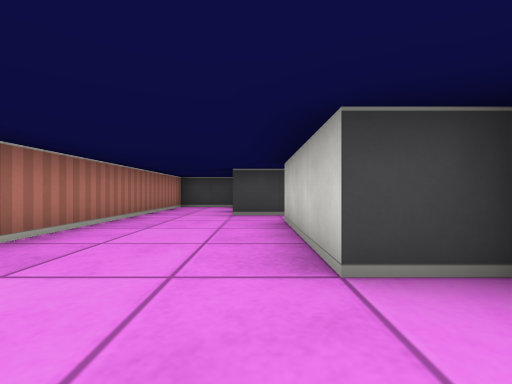
[1] (above)

19 first-person views from a walk through a cub3D maze. The camera is about half as high as the walls, looks level and sees 90° across. The floor is counted in squares. Each view is taken from the middle of a square. On the plan, view 1 faces up. The plan holds only what a view shows up to about 9 squares ahead; the rest is blank.

[2]
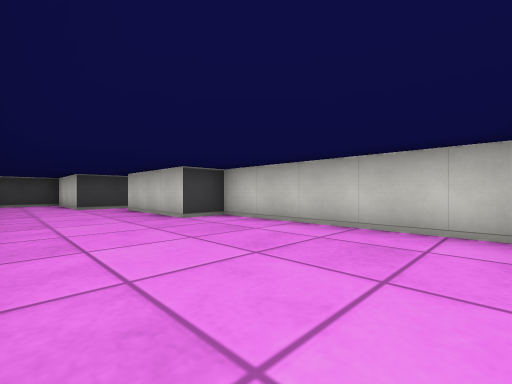

[3]
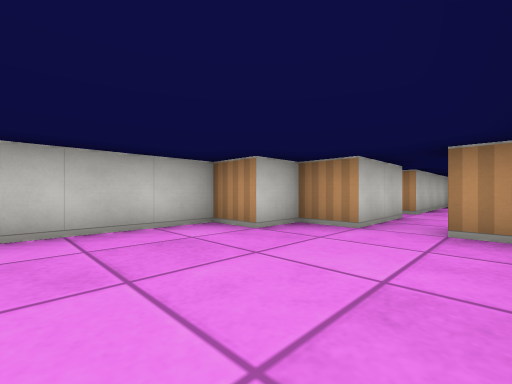

[4]
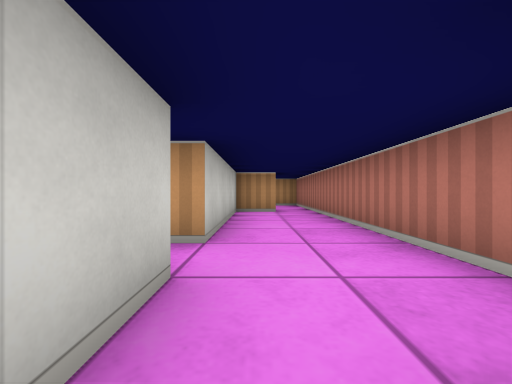

[5]
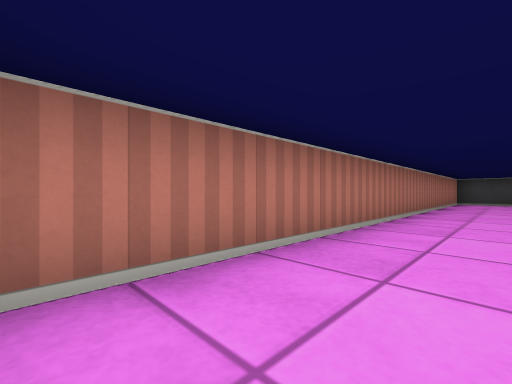

[6]
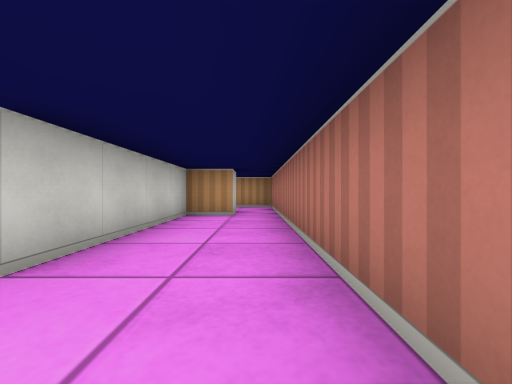

[7]
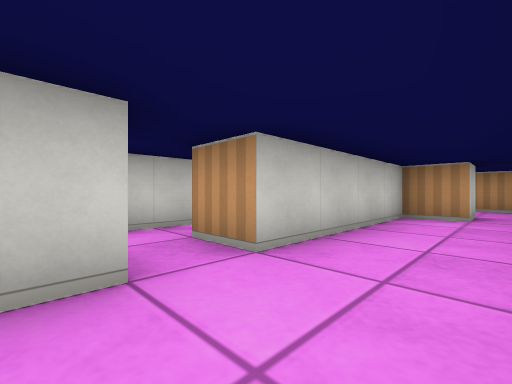

[8]
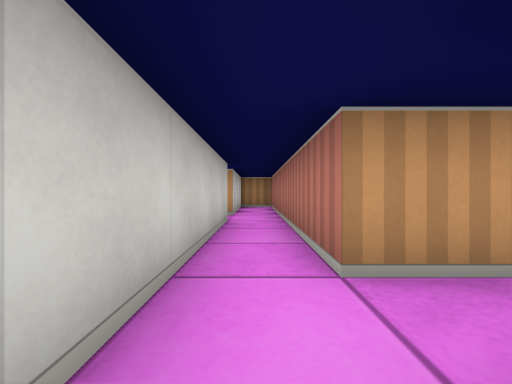

[9]
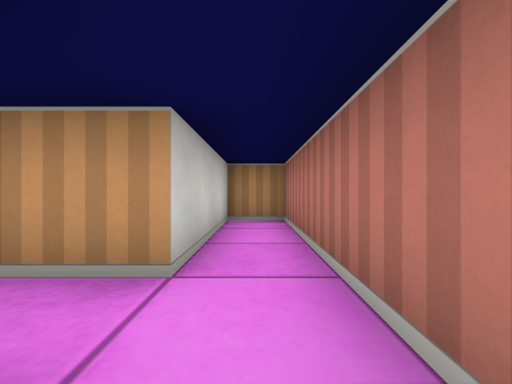

[10]
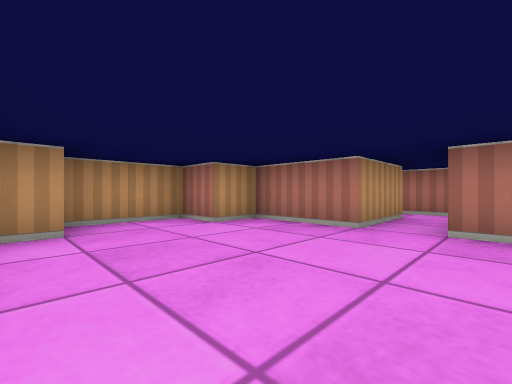

[11]
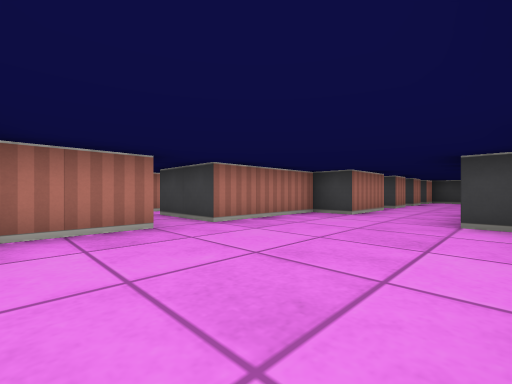

[12]
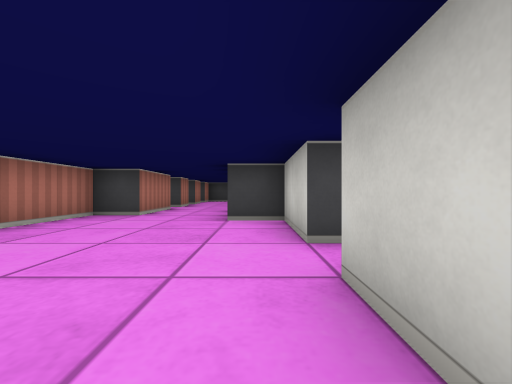

[13]
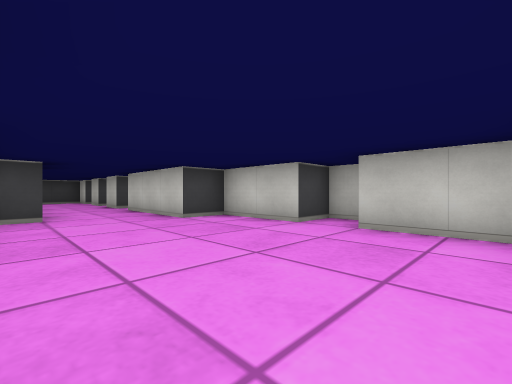

[14]
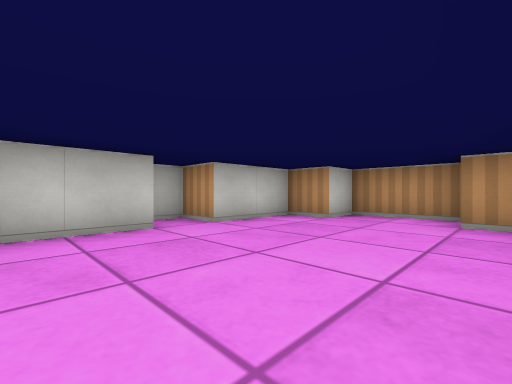

[15]
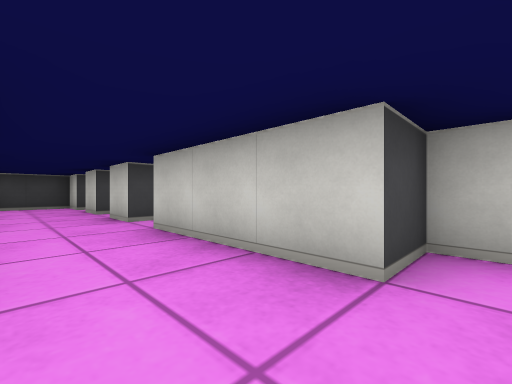

[16]
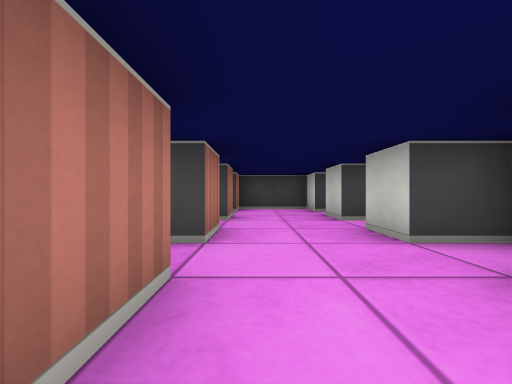

[17]
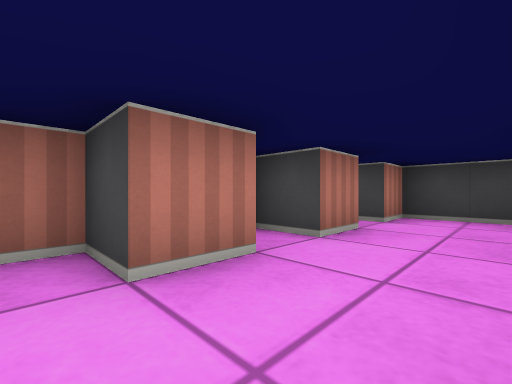

[18]
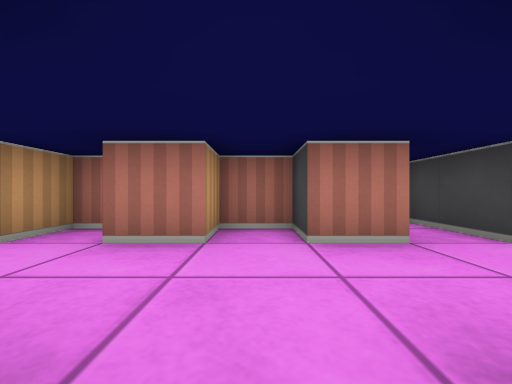

[19]
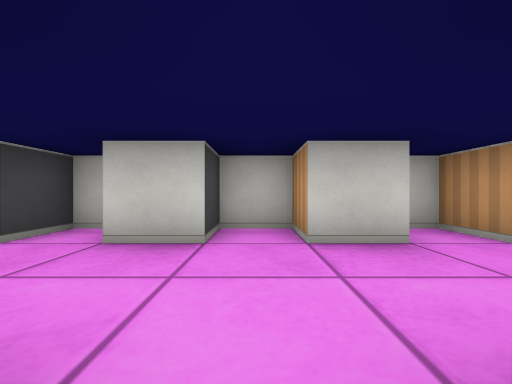

### Floor plan
Points are (right, up) in squares from view 1. A wall is a line through its corners. A room is listed if a view was taken in it or the views show most of it. See-through windows are left out.
Room 1 (views 1, 2, 3, 5)
walls: (0.9, 5.5) (-0.5, 5.5) (-0.5, 8.1); (-0.5, -4.5) (0.5, -4.5) (0.5, -3.5) (1.5, -3.5) (1.5, 1.5) (0.5, 1.5) (0.5, 4.5); (-2, -4.5) (-1.5, -4.5); (-0.8, 8.5) (-2.5, 8.5) (-2.5, -4)
ways out: opening at (-1, -5) to room 2; opening at (1, 5)
Room 2 (views 4, 6, 7)
walls: (-0.5, -6.5) (-0.5, -4.5); (-2.5, -6.5) (-2.5, -11.5); (-1.5, -11.5) (-0.5, -11.5) (-0.5, -7.5) (0.5, -7.5)
ways out: opening at (-1, -5) to room 1; opening at (0, -7) to room 3; opening at (-2, -12) to room 7
Room 3 (views 8, 9)
walls: (0.5, -7.5) (0.5, -14.5) (1.5, -14.5) (1.5, -11.5) (3.5, -11.5); (3.5, -10.5) (1.5, -10.5) (1.5, -6.5)
ways out: opening at (0, -7) to room 2; opening at (2.5, -11) to room 4
Room 4 (views 10, 11, 12, 13, 14, 15, 16, 17)
walls: (3.5, -11.5) (3.5, -13.5) (4.5, -13.5) (4.5, -14.5) (6.5, -14.5) (6.5, -13.5) (7.5, -13.5) (7.5, -11.5) (8.5, -11.5) (8.5, -10.5) (7.5, -10.5) (7.5, -8.5) (6.5, -8.5) (6.5, -5.5) (7.5, -5.5) (7.5, -5); (4.5, -4.5) (3.5, -4.5) (3.5, -5.5) (4.5, -5.5) (4.5, -7.5) (3.5, -7.5) (3.5, -10.5); (7.5, -4.5) (6.5, -4.5)
ways out: opening at (2.5, -11) to room 3; opening at (5.5, -4) to room 5
Room 5 (views 18, 19)
walls: (4.5, -1.5) (4.5, -2.5) (3.5, -2.5) (3.5, -3.5) (4.5, -3.5) (4.5, -4.5); (6.5, -4.5) (6.5, -3.5) (7.5, -3.5) (7.5, -2.5) (6.5, -2.5) (6.5, -1.5)
ways out: opening at (5.5, -4) to room 4; opening at (5.5, -2) to room 6
Room 6 (no view inside)
walls: (7.5, -1) (7.5, -0.5) (6.5, -0.5) (6.5, 0.5) (4.5, 0.5) (4.5, -0.5) (2.8, -0.5)
ways out: opening at (5.5, -2) to room 5
Room 7 (no view inside)
walls: (-1.5, -12.5) (-1.5, -11.5); (-2.5, -11.5) (-2.5, -14.5) (-1.2, -14.5)
ways out: opening at (-2, -12) to room 2

Positions as (right, up) in squares from view 1, and headings:
1: (0, 0), facing up
2: (-2, -3), facing up-right
3: (-2, -1), facing down-right
4: (-1, -5), facing down
5: (-1, -4), facing up-left
6: (-2, -6), facing down
7: (-2, -6), facing down-right
8: (1, -6), facing down
9: (1, -10), facing down
10: (7, -10), facing down-left
11: (7, -13), facing up-left
12: (7, -13), facing up
13: (4, -13), facing up-right
14: (4, -9), facing down-right
15: (5, -9), facing up-right
16: (5, -7), facing up
17: (6, -5), facing up-left
18: (7, -3), facing left
19: (4, -3), facing right
